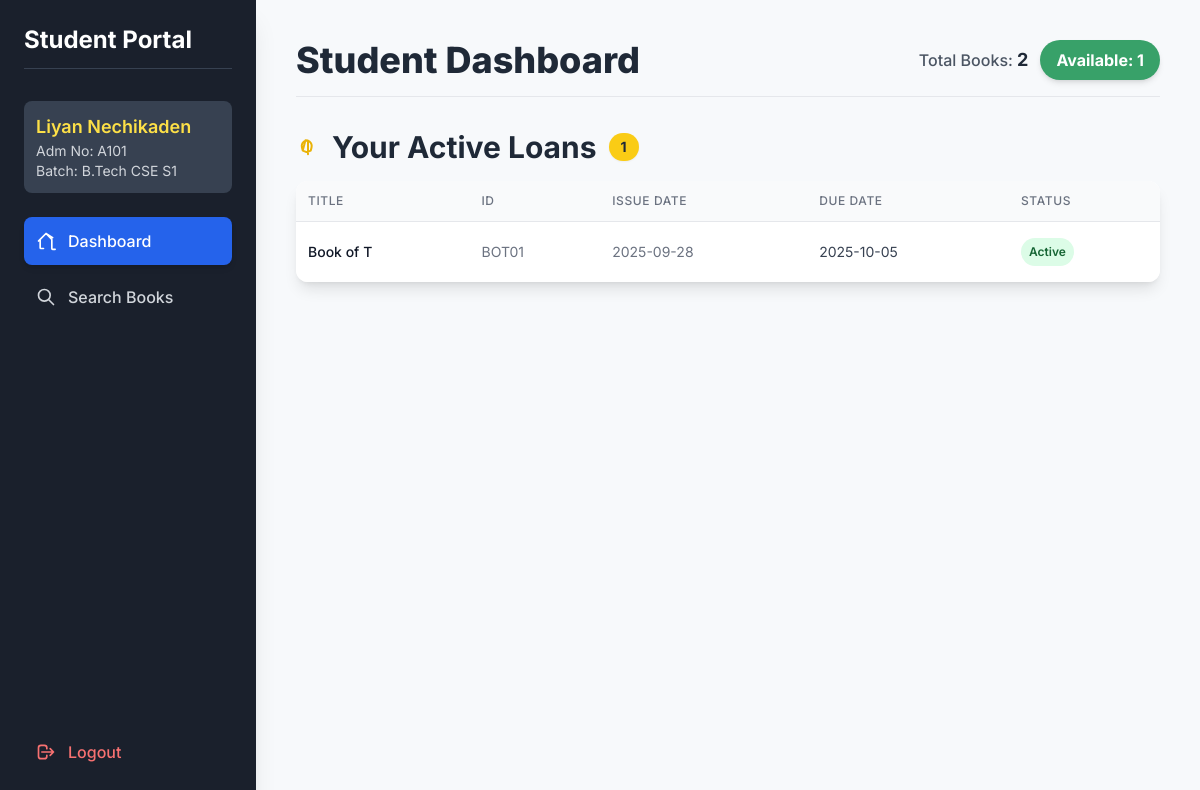
The app's page /student_dashboard (signed in), older data.
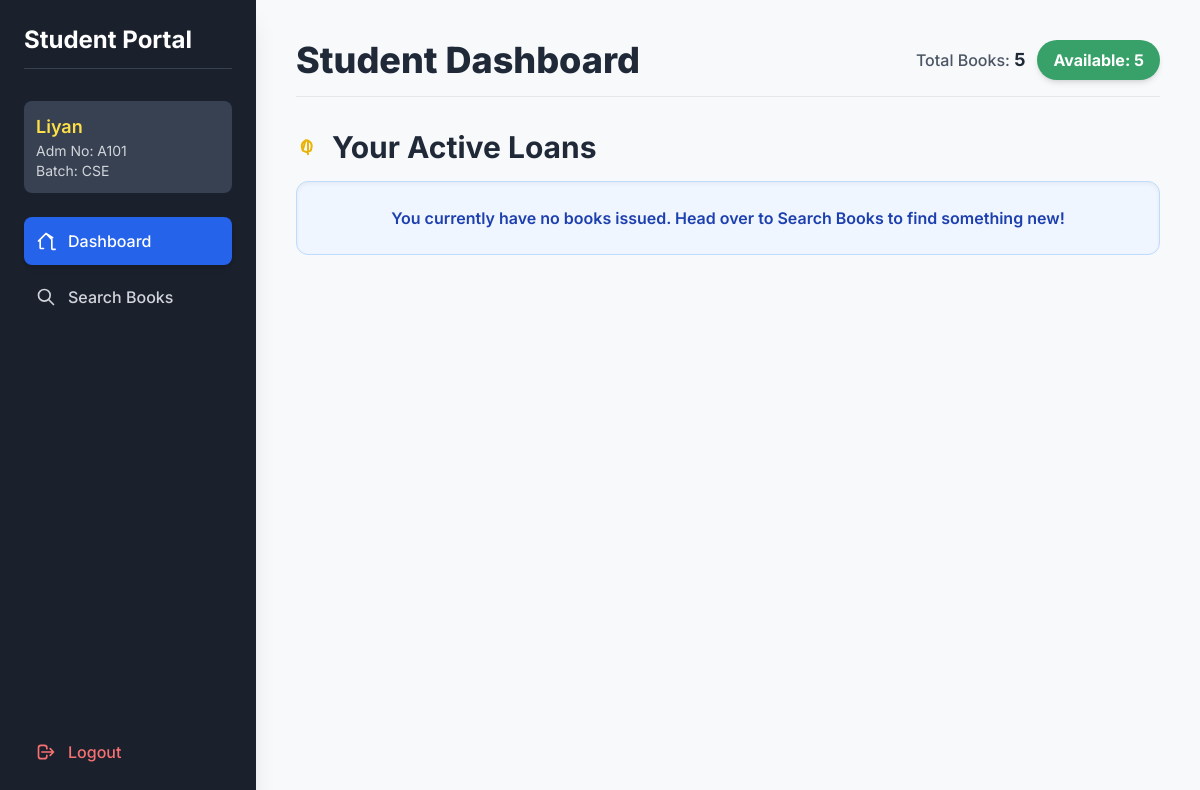
The same page, newer data.
### tables this page shows
CREATE TABLE students (
                            id INTEGER PRIMARY KEY AUTOINCREMENT,
                            admission_no TEXT UNIQUE NOT NULL,
                            name TEXT NOT NULL,
                            batch TEXT NOT NULL
                            -- DOB, phone, etc., would go here
                        );

CREATE TABLE transactions (
                            id INTEGER PRIMARY KEY AUTOINCREMENT,
                            book_id INTEGER, 
                            student_id INTEGER, 
                            issue_date TEXT NOT NULL,
                            due_date TEXT NOT NULL,  
                            return_date TEXT,
                            FOREIGN KEY(book_id) REFERENCES books(id) ON DELETE SET NULL,
                            FOREIGN KEY(student_id) REFERENCES students(id) ON DELETE CASCADE
                        );

### app.py (the view)
@app.route('/student_dashboard')
@student_login_required
def student_dashboard():
    student_adm_no = session.get('student_adm_no')
    with get_connection() as conn:
        active_loans = conn.execute("""
            SELECT t.id, t.issue_date, t.due_date,
                   COALESCE(b.name, '[DELETED BOOK]') AS book_name,
                   COALESCE(b.custom_id, '-') AS custom_id,
                   t.due_date < date('now') AS is_overdue
            FROM transactions t
            JOIN students s ON t.student_id = s.id
            LEFT JOIN books b ON t.book_id = b.id
            WHERE s.admission_no = ? AND t.return_date IS NULL
            ORDER BY t.due_date ASC
        """, (student_adm_no,)).fetchall()
        book_availability = conn.execute("""
            SELECT SUM(CASE WHEN available = 1 THEN 1 ELSE 0 END) AS available_count,
                   COUNT(id) AS total_count
            FROM books
        """).fetchone()
        student_info = conn.execute("SELECT name, batch FROM students WHERE admission_no=?", (student_adm_no,)).fetchone()
    return render_template('student_dashboard.html',
                           active_loans=active_loans,
                           availability=book_availability,
                           student_info=student_info)

### app.py (called while the page is built)
def get_connection():
    return SQLiteContext(DB_NAME)

def student_login_required(f):
    @wraps(f)
    def decorated_function(*args, **kwargs):
        if not session.get('student_logged_in'):
            flash('Please log in to access the student portal.', 'danger')
            return redirect(url_for('student_login'))
        return f(*args, **kwargs)
    return decorated_function

    def __enter__(self):
        self.conn = sqlite3.connect(self.db_name)
        self.conn.row_factory = sqlite3.Row
        self.conn.execute('PRAGMA foreign_keys = ON;')
        return self.conn

    def __exit__(self, exc_type, exc_val, exc_tb):
        if exc_type is None and self.conn:
            self.conn.commit()
        if self.conn:
            self.conn.close()
        return False

### templates/student_dashboard.html (shortened to what the changed rows need)
<!DOCTYPE html>
<html lang="en">
<head>
    <script src="https://cdn.tailwindcss.com"></script>
</head>
<body class="min-h-screen">
    <div class="app-container">
        <div class="sidebar w-full md:w-64 p-4 md:p-6 shadow-xl md:flex md:flex-col md:justify-between md:h-screen flex-shrink-0">
            <div class="md:sticky md:top-0">
                <h2 class="text-2xl font-bold text-white mb-4 md:mb-8 border-b border-gray-700 pb-3">Student Portal</h2>
                {% if student_info %}
                <div class="text-gray-300 mb-6 p-3 bg-gray-700 rounded-lg">
                    <p class="font-semibold text-lg text-yellow-300">{{ student_info.name }}</p>
                    <p class="text-sm">Adm No: {{ session.student_adm_no }}</p>
                    <p class="text-sm">Batch: {{ student_info.batch }}</p>
                </div>
                {% endif %}
            </div>
        </div>
        <div class="p-4 sm:p-6 md:flex-grow md:p-10">
            <header class="mb-6 md:mb-8 flex flex-col md:flex-row justify-between items-start md:items-center pb-4 border-b border-gray-200">
                <h1 class="text-3xl sm:text-4xl font-extrabold text-gray-800 mb-2 md:mb-0">Student Dashboard</h1>
                {% if availability %}
                <div class="flex flex-wrap gap-3 items-center">
                    <span class="text-gray-600 font-medium">Total Books: <span class="text-lg font-bold text-gray-800">{{ availability.total_count }}</span></span>
                    <span class="px-4 py-2 rounded-full status-badge-available text-base font-bold shadow-md">Available: {{ availability.available_count }}</span>
                </div>
                {% endif %}
            </header>
            <div class="mt-8">
                <h2 class="text-2xl sm:text-3xl font-bold text-gray-800 mb-4 flex items-center">
                    Your Active Loans
                    {% if active_loans|length > 0 %}
                        <span class="ml-3 px-3 py-1 bg-yellow-400 text-gray-800 text-sm font-bold rounded-full shadow-sm">{{ active_loans|length }}</span>
                    {% endif %}
                </h2>
                {% if active_loans|length > 0 %}
                    <div class="overflow-x-auto bg-white rounded-xl shadow-lg">
                        <table class="min-w-full divide-y divide-gray-200">
                            <thead class="bg-gray-50">
                                <tr>
                                    <th class="px-3 py-3 text-left text-xs font-medium text-gray-500 uppercase tracking-wider">Title</th>
                                    <th class="px-3 py-3 text-left text-xs font-medium text-gray-500 uppercase tracking-wider">ID</th>
                                    <th class="px-3 py-3 text-left text-xs font-medium text-gray-500 uppercase tracking-wider">Issue Date</th>
                                    <th class="px-3 py-3 text-left text-xs font-medium text-gray-500 uppercase tracking-wider">Due Date</th>
                                    <th class="px-3 py-3 text-left text-xs font-medium text-gray-500 uppercase tracking-wider">Status</th>
                                </tr>
                            </thead>
                            <tbody class="bg-white divide-y divide-gray-200">
                                {% for loan in active_loans %}
                                <tr class="hover:bg-gray-50 {% if loan.is_overdue %} overdue {% endif %}">
                                    <td class="px-3 py-4 text-sm font-medium text-gray-900">{{ loan.book_name }}</td>
                                    <td class="px-3 py-4 text-sm text-gray-500">{{ loan.custom_id }}</td>
                                    <td class="px-3 py-4 text-sm text-gray-500">{{ loan.issue_date }}</td>
                                    <td class="px-3 py-4 text-sm
                                        {% if loan.is_overdue %} overdue-text font-bold {% else %} text-gray-700 {% endif %}">
                                        {{ loan.due_date }}
                                    </td>
                                    <td class="px-3 py-4 text-sm">
                                        {% if loan.is_overdue %}
                                            <span class="px-2 py-1 inline-flex text-xs leading-5 font-semibold rounded-full bg-red-100 text-red-800">OVERDUE!</span>
                                        {% else %}
                                            <span class="px-2 py-1 inline-flex text-xs leading-5 font-semibold rounded-full bg-green-100 text-green-800">Active</span>
                                        {% endif %}
                                    </td>
                                </tr>
                                {% endfor %}
                            </tbody>
                        </table>
                    </div>
                {% else %}
                    <div class="p-6 bg-blue-50 border border-blue-200 text-blue-800 rounded-xl text-center shadow-inner">
                        <p class="font-semibold">You currently have no books issued. Head over to Search Books to find something new!</p>
                    </div>
                {% endif %}
            </div>
        </div>
    </div>
</body>
</html>

Row changes from the older to the newer data that the page shows:
no longer on this page (row edited): transactions: book_name "Book of T", custom_id "BOT01", issue_date "2025-09-28", due_date "2025-10-05"
changed students: name "Liyan Nechikaden" → "Liyan"; batch "B.Tech CSE S1" → "CSE"
Text that changed along with them:
{{ availability.total_count }}: "2" → "5"
{{ availability.available_count }}: "1" → "5"
{{ active_loans|length }}: "1" → (not shown)
text no longer shown: "TITLE ID ISSUE DATE DUE DATE STATUS"
text now shown: "You currently have no books issued. Head over to Search Books to find something new!"
